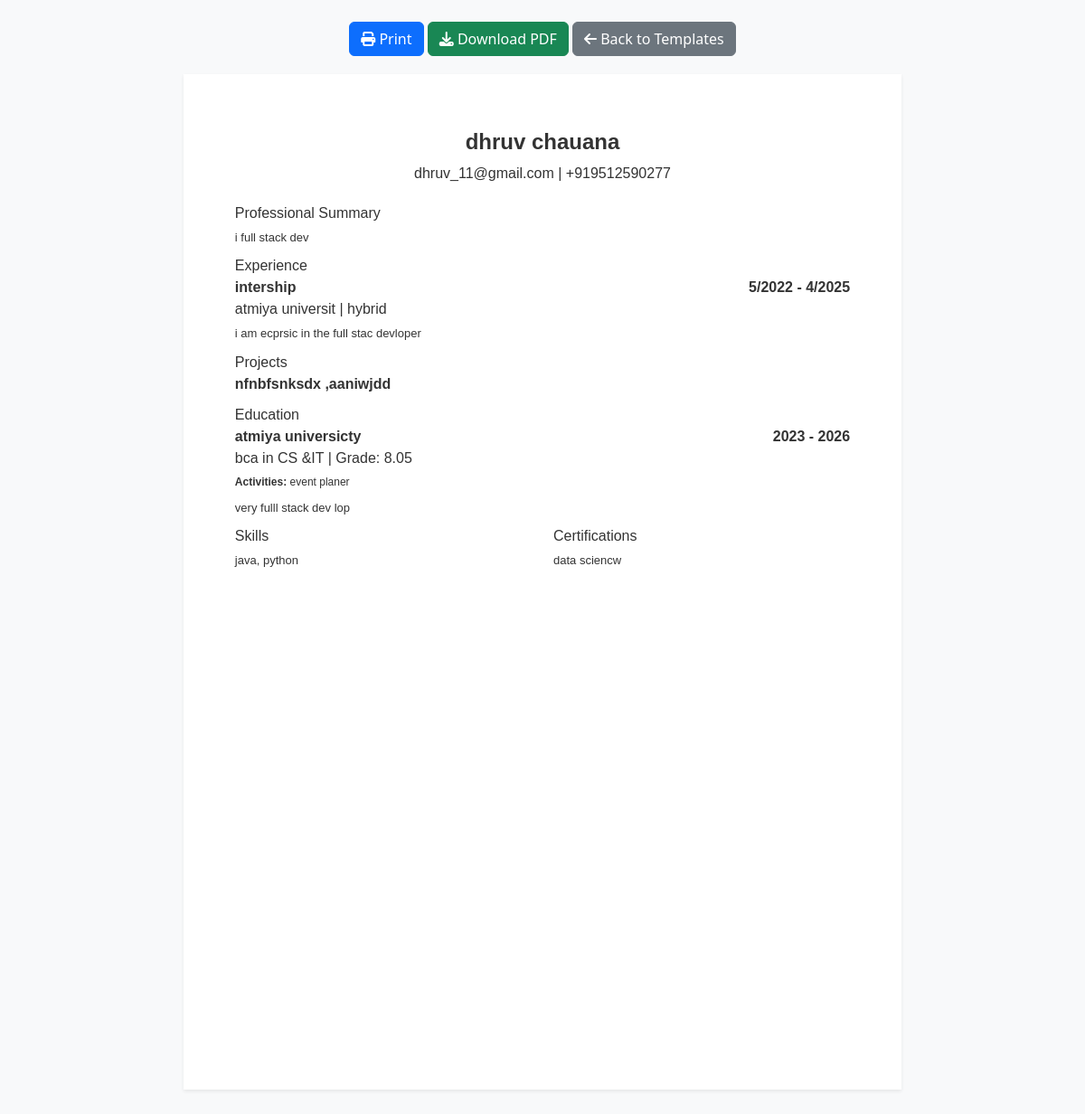
The app's page /resume-builder/view/2 (signed in) with its own data.
### flask_app/models.py (models this page shows, shortened)
class ResumeData(db.Model):
    __tablename__ = 'resume_data'
    id = db.Column(db.String(36), primary_key=True, default=lambda: str(uuid.uuid4()))
    user_id = db.Column(db.String(36), db.ForeignKey('users.id'), nullable=False)
    full_name = db.Column(db.String(100), nullable=False)
    email = db.Column(db.String(120), nullable=False)
    phone = db.Column(db.String(20))
    linkedin = db.Column(db.String(255))
    github = db.Column(db.String(255))
    career_objective = db.Column(db.Text)
    education = db.Column(db.JSON, default=list) # [{school, degree, year, gpa}]
    experience = db.Column(db.JSON, default=list) # [{company, role, duration, description}]
    projects = db.Column(db.JSON, default=list) # [{title, link, description}]
    skills = db.Column(db.JSON, default=list) # [skill1, skill2]
    certifications = db.Column(db.JSON, default=list) # [cert1, cert2]
    achievements = db.Column(db.JSON, default=list) # [ach1, ach2]
    created_at = db.Column(db.DateTime, default=datetime.utcnow)
    updated_at = db.Column(db.DateTime, default=datetime.utcnow, onupdate=datetime.utcnow)

### flask_app/routes/resume.py (the view)
@resume_bp.route('/view/<template_id>')
@login_required
def view_resume(template_id):
    resume_data = ResumeData.query.filter_by(user_id=current_user.id).first()
    if not resume_data:
        flash('Please fill your details first.', 'warning')
        return redirect(url_for('resume.builder'))
    template_name = f'resume_builder/templates/template{template_id}.html'
    try:
        return render_template(template_name, data=resume_data)
    except:
        flash('Template not found.', 'danger')
        return redirect(url_for('resume.templates'))

### flask_app/routes/resume.py (called while the page is built)
@resume_bp.app_context_processor
def utility_processor():
    return dict(include_static_css=lambda x: "")

### run.py (called while the page is built)
@login_manager.user_loader
def load_user(user_id):
    return User.query.get(user_id)

@app.before_request
def before_request():
    from flask import session
    session.permanent = True
    app.permanent_session_lifetime.total_seconds()

### flask_app/templates/resume_builder/templates/template2.html (shortened to what this page needs)
<!DOCTYPE html>
<html>
<head>
    <link rel="stylesheet" href="https://cdn.jsdelivr.net/npm/bootstrap@5.3.0/dist/css/bootstrap.min.css">
    <link rel="stylesheet" href="https://cdnjs.cloudflare.com/ajax/libs/font-awesome/6.4.0/css/all.min.css">
    <link rel="stylesheet" href="{{ url_for('static', filename='css/resume.css') }}">
</head>
<body class="bg-light">
    <div class="no-print container mt-4 mb-2 text-center">
        <button onclick="window.print()" class="btn btn-primary d-none d-md-inline-block">
            <i class="fas fa-print"></i> Print
        </button>
        <button onclick="downloadPDF()" class="btn btn-success">
            <i class="fas fa-download"></i> Download PDF
        </button>
        <a href="{{ url_for('resume.templates') }}" class="btn btn-secondary">
            <i class="fas fa-arrow-left"></i> Back to Templates
        </a>
    </div>
    <div class="t2-resume shadow-sm mb-5">
        <div class="t2-header">
            <div class="t2-name">{{ data.full_name }}</div>
            <div>{{ data.email }} | {{ data.phone }}</div>
        </div>
        {% if data.career_objective %}
        <div class="t2-section">
            <div class="t2-title">Professional Summary</div>
            <div class="t2-desc">{{ data.career_objective }}</div>
        </div>
        {% endif %}
        {% if data.experience %}
        <div class="t2-section">
            <div class="t2-title">Experience</div>
            {% for exp in data.experience %}
            <div class="t2-item">
                <div class="t2-item-header">
                    <span>{{ exp.role }}</span>
                    <span>
                        {% if exp.start_month %}{{ exp.start_month }}/{% endif %}{{ exp.start_year }} -
                        {% if exp.end_year %}{% if exp.end_month %}{{ exp.end_month }}/{% endif %}{{ exp.end_year }}{%
                        else %}Present{% endif %}
                    </span>
                </div>
                <div class="t2-sub">{{ exp.company }}{% if exp.location %} | {{ exp.location }}{% endif %}</div>
                <div class="t2-desc">{{ exp.description }}</div>
            </div>
            {% endfor %}
        </div>
        {% endif %}
        {% if data.projects %}
        <div class="t2-section">
            <div class="t2-title">Projects</div>
            {% for prj in data.projects %}
            <div class="t2-item">
                <div class="t2-item-header">
                    <span>{{ prj.title }}</span>
                </div>
            </div>
            {% endfor %}
        </div>
        {% endif %}
        {% if data.education %}
        <div class="t2-section">
            <div class="t2-title">Education</div>
            {% for edu in data.education %}
            <div class="t2-item">
                <div class="t2-item-header">
                    <span>{{ edu.school }}</span>
                    <span>
                        {% if edu.start_year %}{{ edu.start_year }} - {% endif %}
                        {% if edu.end_year %}{{ edu.end_year }}{% else %}Present{% endif %}
                    </span>
                </div>
                <div class="t2-sub">
                    {{ edu.degree }}{% if edu.field_of_study %} in {{ edu.field_of_study }}{% endif %}
                    {% if edu.grade %} | Grade: {{ edu.grade }}{% endif %}
                </div>
                {% if edu.activities %}
                <div class="t2-desc" style="font-size: 12px;"><strong>Activities:</strong> {{ edu.activities }}</div>
                {% endif %}
                {% if edu.description %}
                <div class="t2-desc">{{ edu.description }}</div>
                {% endif %}
            </div>
            {% endfor %}
        </div>
        {% endif %}
        <div class="row">
            {% if data.skills %}
            <div class="col-6">
                <div class="t2-section">
                    <div class="t2-title">Skills</div>
                    <div class="t2-desc">{{ data.skills|join(', ') }}</div>
                </div>
            </div>
            {% endif %}
            {% if data.certifications %}
            <div class="col-6">
                <div class="t2-section">
                    <div class="t2-title">Certifications</div>
                    <div class="t2-desc">{{ data.certifications|join(', ') }}</div>
                </div>
            </div>
            {% endif %}
        </div>
    </div>
</body>
</html>

### flask_app/static/css/resume.css (style rules this page uses)
.resume-container, .t2-resume { width: 210mm; min-height: 297mm; padding: 20mm; margin: 20px auto; background: white; box-shadow: 0 0 10px rgba(0, 0, 0, 0.1); color: #333; line-height: 1.5; font-family: 'Segoe UI', Tahoma, Geneva, Verdana, sans-serif; }
.t2-resume { padding: 15mm; font-family: Arial, Helvetica, sans-serif; }
.t2-header { text-align: center; margin-bottom: 20px; }
.t2-name { font-size: 24px; font-weight: bold; margin-bottom: 5px; }
.t2-item-header { display: flex; justify-content: space-between; font-weight: bold; }
.t2-desc { margin-top: 5px; margin-bottom: 10px; font-size: 13px; text-align: justify; }

### records on screen
ResumeData: full_name "dhruv chauana", email "dhruv_11@gmail.com", phone "+919512590277", career_objective "i full stack dev", skills "java, python", certifications "data sciencw"

### other values on screen
{{ exp.role }} "intership"
{{ exp.start_month }} "5"
{{ exp.start_year }} "2022"
{{ exp.end_month }} "4"
{{ exp.end_year }} "2025"
{{ exp.company }} "atmiya universit"
{{ exp.location }} "hybrid"
{{ exp.description }} "i am ecprsic in the full stac devloper"
{{ prj.title }} "nfnbfsnksdx ,aaniwjdd"
{{ edu.school }} "atmiya universicty"
{{ edu.start_year }} "2023"
{{ edu.end_year }} "2026"
{{ edu.degree }} "bca"
{{ edu.field_of_study }} "CS &IT"
{{ edu.grade }} "8.05"
